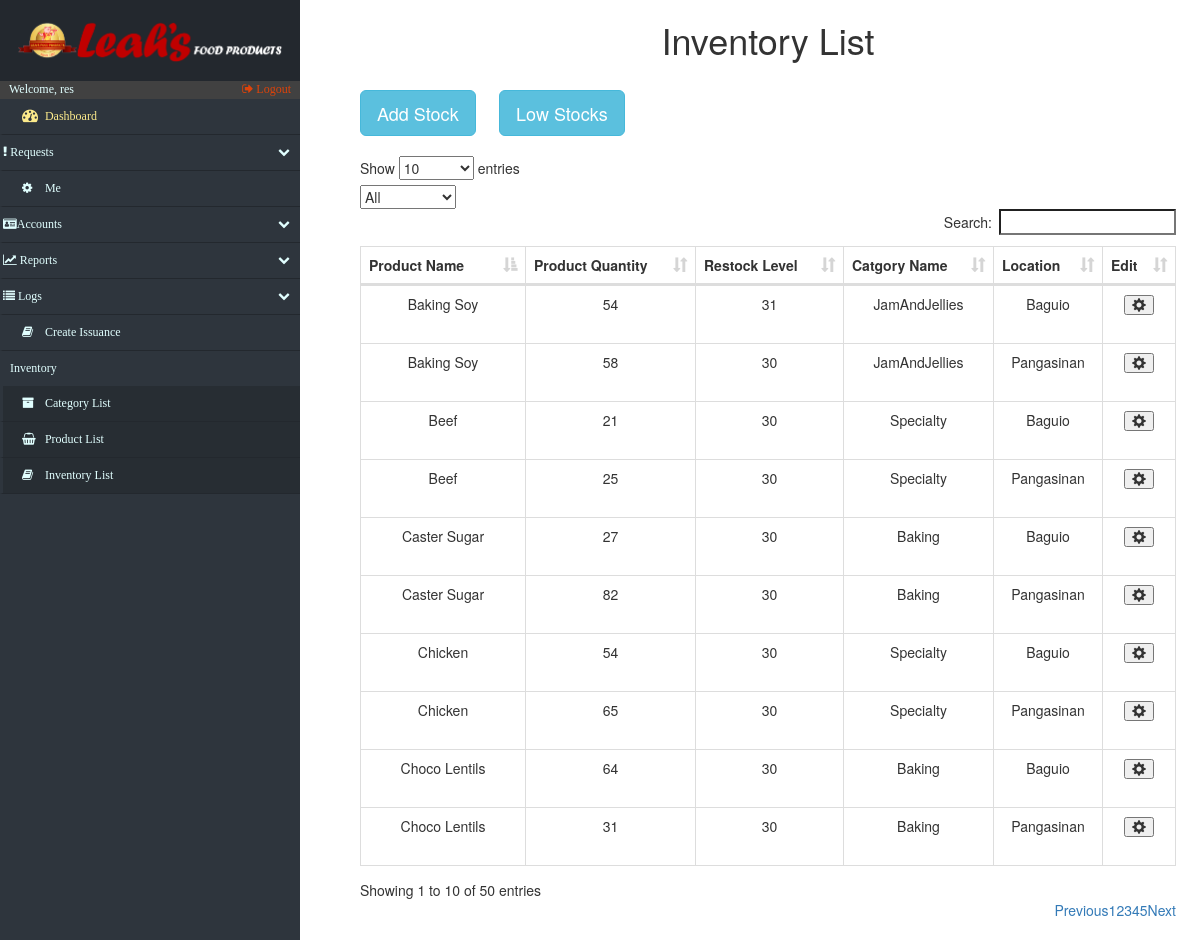
The page /inventory.php (signed in) on the database its author committed.
### tables this page shows
CREATE TABLE `inventory` (
  `iS_inventoryid` int(15) NOT NULL,
  `iS_product_id` int(15) NOT NULL,
  `iS_restock_lvl` int(10) NOT NULL,
  `iS_quantity` int(10) NOT NULL DEFAULT '0',
  `iS_location` varchar(45) NOT NULL
);

CREATE TABLE `product_list` (
  `productList_id` int(15) NOT NULL,
  `productList_name` varchar(50) DEFAULT NULL,
  `category_id` int(15) NOT NULL
);

CREATE TABLE `category_list` (
  `category_id` int(15) NOT NULL,
  `category_name` varchar(100) NOT NULL,
  `category_status` varchar(10) DEFAULT NULL
);

### inventory.php (the view, shortened to what this page needs)
<!DOCTYPE html>
<html lang="en">
<head>
    <?php include('fragments/config.php') ?>
    <link rel="stylesheet" href="https://maxcdn.bootstrapcdn.com/bootstrap/3.3.7/css/bootstrap.min.css">
    <link href="src/css/datatables.css" rel="stylesheet">
    <link href="//maxcdn.bootstrapcdn.com/font-awesome/4.2.0/css/font-awesome.min.css" rel="stylesheet">
    <link href="src/css/sidebar.css" rel="stylesheet">
    <link href="src/css/custom.css" rel="stylesheet">
</head>
<body>
    <div class="nav-side-menu">
        <div class="brand">
            <div class="brandtext"></div>
        </div>
        <div class="user_info">
            <span>Welcome, <?php
                echo $_SESSION['username'];
                ?>
            </span>
            <a href="fragments/logout.php">
                <i class="fa fa-sign-out" aria-hidden="true"></i> Logout
            </a>
        </div>
        <div class="menu-list">
            <ul id="menu-content" class="menu-content collapse out">
                <li>
                    <a id="dashboard_txt" href="index.php">
                        <i class="fa fa-dashboard fa-lg"></i> Dashboard
                    </a>
                </li>
                <li data-toggle="collapse" data-target="#products" class="collapsed">
                    <i class="fa fa-exclamation"></i> Requests <span class="arrow"></span>
                </li>
                 <li><a href="settings.php"><i class="fa fa-cog"></i> Me</a></li>
                <li data-toggle="collapse" data-target="#accounts" class="collapsed">
                    <i class="fa fa-id-card" aria-hidden="true"></i>Accounts <span class="arrow"></span>
                </li>
                <li data-toggle="collapse" data-target="#reports" class="collapsed">
                    <i class="fa fa-line-chart" aria-hidden="true"></i> Reports <span class="arrow"></span>
                </li>
                <li data-toggle="collapse" data-target="#issue" class="collapsed">
                    <i class="fa fa-list" aria-hidden="true"></i> Logs <span class="arrow"></span>
                </li>
                <li>
                    <a href="issuance.php">
                        <i class="fa fa-book"></i> Create Issuance
                    </a>
                </li>
                <div class="sub-menu_nct">
                    <span class="sub-menu">Inventory
                    </span>
                </div>
                <li class="sub-menu_nc">
                    <a class="sub-menu_nc" href="categories.php">
                        <i class="fa fa-archive"> </i> Category List
                    </a>
                </li>
                <li class="sub-menu_nc">
                    <a class="sub-menu_nc" href="products.php">
                        <i class="fa fa-shopping-basket"> </i> Product List
                    </a>
                </li>
                <li class="sub-menu_nc">
                    <a href="inventory.php">
                        <i class="fa fa-book"> </i> Inventory List
                    </a>
                </li>
            </ul>
        </div>
    </div>
       <div id="page-content-wrapper">
        <div class="containers">
            <table class="table table-striped table-bordered">
                <h1 align="center">Inventory List</h1>
            </table>
            <?php
				$retrieve = ("SELECT * FROM inventory INNER JOIN product_list ON inventory.iS_product_id = product_list.productList_id INNER JOIN category_list AS C ON C.category_id = product_list.category_id;");
				$results = mysqli_query($db, $retrieve);
			?>
                <div id="mainContainer">
                   <button type="button" class="btn btn-info btn-lg" data-toggle="modal" data-target="#myModal">Add Stock</button>&nbsp&nbsp&nbsp&nbsp&nbsp
                    <button type="button" class="btn btn-info btn-lg" data-toggle="modal" data-target="#lowStocks">Low Stocks</button>
                    <br>
                    <br>
                    <table id="datatables" class="table table-hover table-bordered dataTable" cellspacing="0" width="100%" role="grid" aria-describedby="myTable_info" style="width: 100%;">
                        <thead>
                            <tr>
                                <th>Product Name</th>
                                <th>Product Quantity</th>
                                <th>Restock Level</th>
                                <th>Catgory Name</th>
                                <th>Location</th>
                                <th>Edit</th>
                            </tr>
                        </thead>
                        <tbody>
                            <?php
							foreach ($results as $data):
						?>
                                <tr>
									<?php
										$individual_inventory_id=$data["iS_inventoryid"];
                                    ?>
                                    <td data-title="productList name">
                                        <?php echo $data["productList_name"]; ?>
                                    </td>
                                    <td data-title="product quantity">
                                        <?php echo $data["iS_quantity"]; ?>
                                    </td>
                                    <td data-title="Restock Quantity">
                                        <?php echo $data["iS_restock_lvl"]; ?>
                                    </td>
                                    <td data-title="category">
                                        <?php echo $data["category_name"]; ?>
                                    </td><td data-title="location">
                                        <?php echo $data["iS_location"]; ?>
                                    </td><td>
                                        <table class="table table-striped table-bordered">
                                            <button type="button" class="glyphicon glyphicon-cog" data-toggle="modal" aria-hidden="true" data-target="#<?php echo $individual_inventory_id; ?>"></button>
                                        </table>
                                    </td>
                                 </tr>
                            <?php
								endforeach;
							?>
                        </tbody>
                    </table>
                    <div id="lowStocks" class="modal fade" role="dialog">
                        <div class="modal-dialog">
                            <div class="modal-content">
                                <div class="modal-body">
				                        <?php
					                        $LowStocks = ("SELECT * FROM inventory INNER JOIN product_list ON inventory.iS_product_id = product_list.productList_id INNER JOIN category_list AS C ON C.category_id = product_list.category_id WHERE iS_quantity <= iS_restock_lvl");
												   $resultsLowStocks = mysqli_query($db, $LowStocks);
										?>
				                        <?php
											foreach ($resultsLowStocks as $lowStock):
										?>
                                    </div>
                                        <?php
                                            endforeach;
                                        ?>
</body>
</html>

### src/css/datatables.css (style rules this page uses)
table.dataTable { clear: both; width: auto; text-align: center; margin-top: 6px !important; margin-bottom: 6px !important; max-width: none !important; border-collapse: separate !important }
table.dataTable td, table.dataTable th { -webkit-box-sizing: content-box; box-sizing: content-box }
table.dataTable thead>tr>th.sorting_asc, table.dataTable thead>tr>th.sorting_desc, table.dataTable thead>tr>th.sorting, table.dataTable thead>tr>td.sorting_asc, table.dataTable thead>tr>td.sorting_desc, table.dataTable thead>tr>td.sorting { padding-right: 30px }
table.dataTable thead .sorting, table.dataTable thead .sorting_asc, table.dataTable thead .sorting_desc, table.dataTable thead .sorting_asc_disabled, table.dataTable thead .sorting_desc_disabled { cursor: pointer; position: relative }
table.dataTable thead .sorting:after, table.dataTable thead .sorting_asc:after, table.dataTable thead .sorting_desc:after, table.dataTable thead .sorting_asc_disabled:after, table.dataTable thead .sorting_desc_disabled:after { position: absolute; bottom: 8px; right: 8px; display: block; font-family: 'Glyphicons Halflings'; opacity: 0.5 }
table.dataTable thead .sorting:after { opacity: 0.2; content: "\e150" }
table.dataTable thead .sorting_asc:after { content: "\e155" }
table.table-bordered.dataTable th, table.table-bordered.dataTable td { border-left-width: 0 }
table.table-bordered.dataTable th:last-child, table.table-bordered.dataTable th:last-child, table.table-bordered.dataTable td:last-child, table.table-bordered.dataTable td:last-child { border-right-width: 0 }
table.table-bordered.dataTable tbody th, table.table-bordered.dataTable tbody td { border-bottom-width: 0 }

### src/css/sidebar.css (style rules this page uses)
.nav-side-menu { overflow: hidden; font-family: verdana; font-size: 12px; font-weight: 200; background-color: #2e353d; position: fixed; top: 0px; width: 300px; height: 100%; color: #e1ffff; }
.nav-side-menu .brand { background-color: #23282e; line-height: 50px; display: block; text-align: center; font-size: 14px; }
.nav-side-menu ul, .nav-side-menu li { list-style: none; padding: 0px; margin: 0px; line-height: 35px; cursor: pointer; }
.nav-side-menu li { padding-left: 0px; border-left: 3px solid #2e353d; border-bottom: 1px solid #23282e; }
.nav-side-menu li a { text-decoration: none; color: #e1ffff; }
.nav-side-menu li a i { padding-left: 10px; width: 20px; padding-right: 20px; }
@media (min-width: 800px) { .nav-side-menu .menu-list .menu-content { display: block; } }
body { margin: 0px; padding: 0px; }
#dashboard_txt { color: #fcea8b; }
.sub-menu_nc { background-color: #272d33; }
.sub-menu_nct { padding-left: 10px; }
.nav-side-menu .brand .brandtext { padding: 4%; content: url(../img/LeahsTextAlter.PNG); width: 100%; text-align: center; }
.user_info { background-color: #414141; }
.user_info a { float: right; padding-right: 3%; color: #dd430a; }
.user_info span { padding-left: 3% }
.sub-menu_nc a { display: block; }
.menu-content > li a { display: inline-block; width: 100%; }
#menu-content li a { padding-left: 3%; }

### src/css/custom.css (style rules this page uses)
.containers { padding: 0px; margin: 0px; float: right; width: 79%; padding-right: 5%; }
@media (max-width: 1600px) { .containers { width: 75%; padding-right: 4%; } }
@media (max-width: 1400px) { .containers { width: 73%; padding-right 3%;: } }
@media (max-width: 1260px) { .containers { width: 70%; padding-right: 2%; } }

### rows shown on the page
inventory: iS_product.productList_name "Beef", iS_quantity "21", iS_restock_lvl "30", category_list.category_name "Specialty", iS_location "Baguio"
inventory: iS_product.productList_name "Beef", iS_quantity "25", iS_restock_lvl "30", category_list.category_name "Specialty", iS_location "Pangasinan"
inventory: iS_product.productList_name "Chicken", iS_quantity "54", iS_restock_lvl "30", category_list.category_name "Specialty", iS_location "Baguio"
inventory: iS_product.productList_name "Chicken", iS_quantity "65", iS_restock_lvl "30", category_list.category_name "Specialty", iS_location "Pangasinan"
inventory: iS_product.productList_name "Choco Lentils", iS_quantity "64", iS_restock_lvl "30", category_list.category_name "Baking", iS_location "Baguio"
inventory: iS_product.productList_name "Choco Lentils", iS_quantity "31", iS_restock_lvl "30", category_list.category_name "Baking", iS_location "Pangasinan"
inventory: iS_product.productList_name "Caster Sugar", iS_quantity "27", iS_restock_lvl "30", category_list.category_name "Baking", iS_location "Baguio"
inventory: iS_product.productList_name "Caster Sugar", iS_quantity "82", iS_restock_lvl "30", category_list.category_name "Baking", iS_location "Pangasinan"
inventory: iS_product.productList_name "Baking Soy", iS_quantity "54", iS_restock_lvl "31", category_list.category_name "JamAndJellies", iS_location "Baguio"
inventory: iS_product.productList_name "Baking Soy", iS_quantity "58", iS_restock_lvl "30", category_list.category_name "JamAndJellies", iS_location "Pangasinan"

### other values the page prints
$_SESSION['username'] "res"
